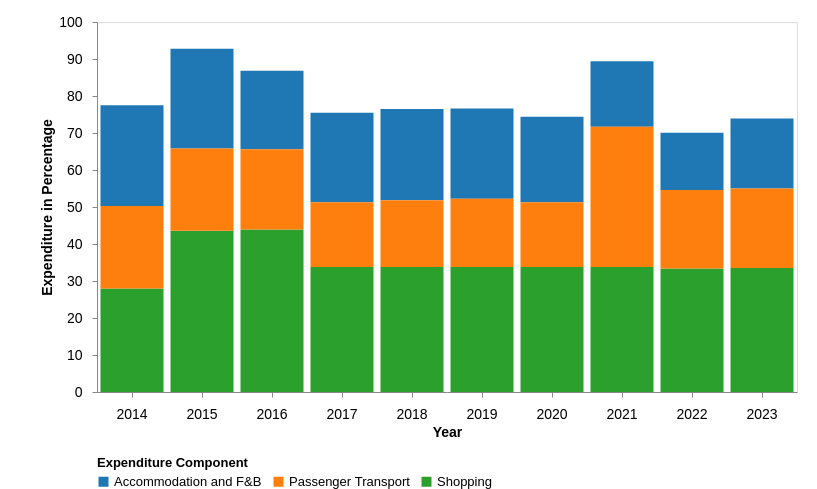

Describe this chart as a Vega-Lite specification.
### Vega-Lite specification from a JSON file in a GitHub repository (floating-point values rounded to 4 significant figures)
{"$schema": "https://vega.github.io/schema/vega-lite/v5.json", "width": 700, "height": 370, "data": {"values": [{"Year": "2014", "Component": "Shopping", "Expenditure": 28}, {"Year": "2014", "Component": "Accommodation and F&B", "Expenditure": 27.2}, {"Year": "2014", "Component": "Passenger Transport", "Expenditure": 22.3}, {"Year": "2015", "Component": "Shopping", "Expenditure": 43.6}, {"Year": "2015", "Component": "Accommodation and F&B", "Expenditure": 27}, {"Year": "2015", "Component": "Passenger Transport", "Expenditure": 22.2}, {"Year": "2016", "Component": "Shopping", "Expenditure": 43.9}, {"Year": "2016", "Component": "Accommodation and F&B", "Expenditure": 21.2}, {"Year": "2016", "Component": "Passenger Transport", "Expenditure": 21.7}, {"Year": "2017", "Component": "Shopping", "Expenditure": 33.8}, {"Year": "2017", "Component": "Accommodation and F&B", "Expenditure": 24.2}, {"Year": "2017", "Component": "Passenger Transport", "Expenditure": 17.5}, {"Year": "2018", "Component": "Shopping", "Expenditure": 33.8}, {"Year": "2018", "Component": "Accommodation and F&B", "Expenditure": 24.7}, {"Year": "2018", "Component": "Passenger Transport", "Expenditure": 18}, {"Year": "2019", "Component": "Shopping", "Expenditure": 33.8}, {"Year": "2019", "Component": "Accommodation and F&B", "Expenditure": 24.4}, {"Year": "2019", "Component": "Passenger Transport", "Expenditure": 18.4}, {"Year": "2020", "Component": "Shopping", "Expenditure": 33.8}, {"Year": "2020", "Component": "Accommodation and F&B", "Expenditure": 23.1}, {"Year": "2020", "Component": "Passenger Transport", "Expenditure": 17.5}, {"Year": "2021", "Component": "Shopping", "Expenditure": 33.8}, {"Year": "2021", "Component": "Accommodation and F&B", "Expenditure": 17.7}, {"Year": "2021", "Component": "Passenger Transport", "Expenditure": 37.9}, {"Year": "2022", "Component": "Shopping", "Expenditure": 33.4}, {"Year": "2022", "Component": "Accommodation and F&B", "Expenditure": 15.5}, {"Year": "2022", "Component": "Passenger Transport", "Expenditure": 21.2}, {"Year": "2023", "Component": "Shopping", "Expenditure": 33.5}, {"Year": "2023", "Component": "Accommodation and F&B", "Expenditure": 18.9}, {"Year": "2023", "Component": "Passenger Transport", "Expenditure": 21.5}]}, "params": [{"name": "yearSelect", "value": "All", "bind": {"input": "select", "options": ["All", "2014", "2015", "2016", "2017", "2018", "2019", "2020", "2021", "2022", "2023"], "name": "Select Year"}}], "mark": "bar", "encoding": {"x": {"field": "Year", "type": "ordinal", "title": "Year", "axis": {"labelAngle": 0, "labelFontSize": 14, "titleFontSize": 14, "labelPadding": 10, "grid": false}}, "y": {"field": "Expenditure", "type": "quantitative", "title": "Expenditure in Percentage", "axis": {"labelPadding": 10, "labelFontSize": 14, "titleFontSize": 14, "grid": false}, "scale": {"domain": [0, 100]}}, "color": {"field": "Component", "type": "nominal", "title": "Expenditure Component", "scale": {"scheme": "category10"}, "legend": {"title": "Expenditure Component", "labelFontSize": 13, "titleFontSize": 13, "labelPadding": 10, "orient": "bottom", "labelLimit": 1000}}, "opacity": {"condition": [{"test": "yearSelect == 'All'", "value": 1}, {"test": "datum.Year == yearSelect", "value": 1}], "value": 0.3}, "tooltip": [{"field": "Year", "title": "Year"}, {"field": "Component", "title": "Expenditure Component"}, {"field": "Expenditure", "title": "Expenditure in Percentage", "format": ".2f"}]}, "padding": {"top": 15, "left": 40, "right": 20}}
